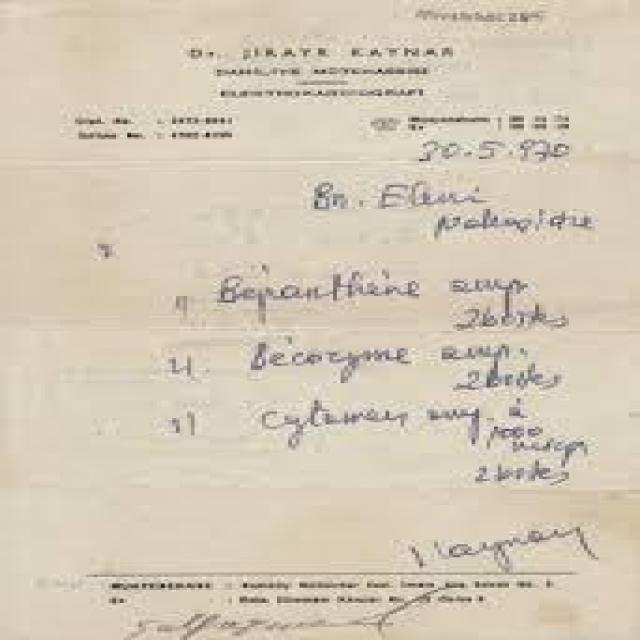
#> input picture prescription-ocr/raw-images/handwritten/img1.jpg, 640 x 640 px, found by its file name
$ python preprocess_ocr.py
#> lines starting #> are read from the running program, lines starting #| are printed output that depends on the picture; after the words box and inside, x2 and y2 are one past the last pixel; in counts of white or black regions, pixels touching at a corner belong together
import cv2
import easyocr

image_path = 'prescription-ocr/raw-images/handwritten/img1.jpg'

# Read image
img = cv2.imread(image_path)
#> img is the input picture: shape (640, 640, 3); mean B, G, R 183.8, 202.3, 213.8

# Resize image (important)
img = cv2.resize(img, None, fx=2, fy=2)
#> img: shape (1280, 1280, 3)

# Convert to grayscale
gray = cv2.cvtColor(img, cv2.COLOR_BGR2GRAY)
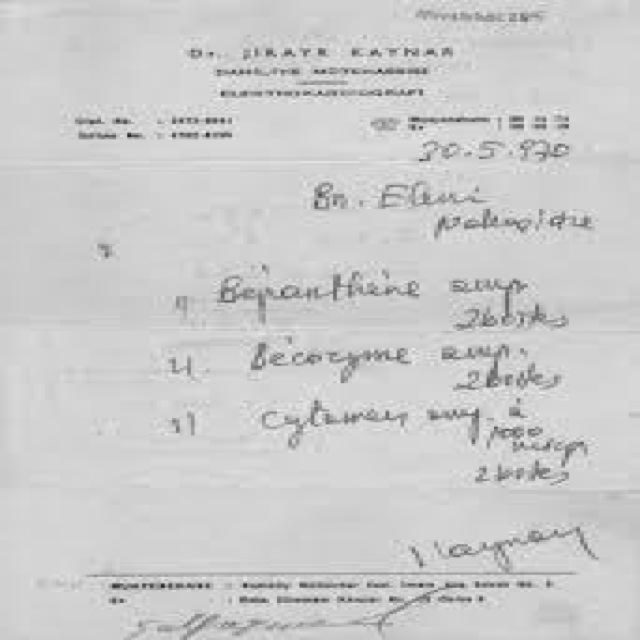
#> gray: shape (1280, 1280) (shown at 1/2 size); min 27, max 249, mean 203.6

# Bilateral filter (better than normal denoise)
blur = cv2.bilateralFilter(gray, 11, 17, 17)

# Adaptive threshold
thresh = cv2.adaptiveThreshold(
    blur,
    255,
    cv2.ADAPTIVE_THRESH_GAUSSIAN_C,
    cv2.THRESH_BINARY,
    11,
    2
)
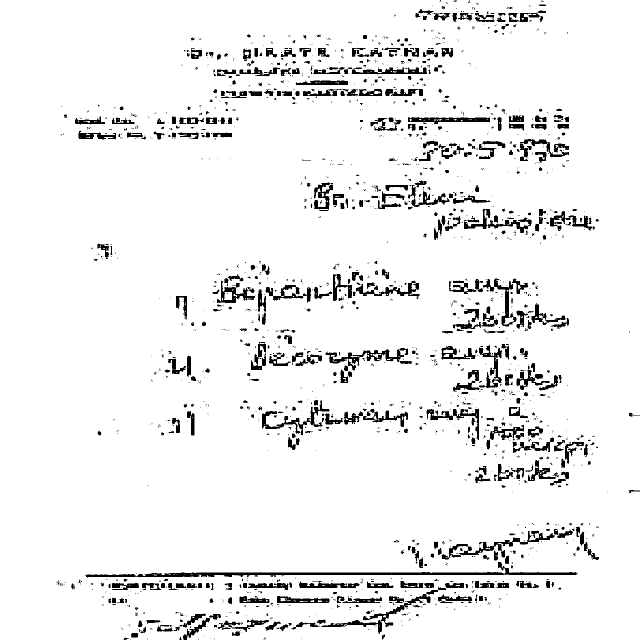
#> thresh: shape (1280, 1280) (shown at 1/2 size); 93.7% white; 1838 black regions (1299 under 20 px), largest, box (x1, y1, x2, y2) and area: (171, 1124, 1156, 1155) 5541, (883, 1062, 1109, 1119) 2100, (524, 801, 659, 871) 1725

# Sharpen image
kernel = cv2.getStructuringElement(
    cv2.MORPH_RECT,
    (1, 1)
)

processed = cv2.morphologyEx(
    thresh,
    cv2.MORPH_CLOSE,
    kernel
)

# Save processed image
cv2.imwrite(
    'prescription-ocr/processed-images/processed.jpg',
    processed
)

# OCR
#> (the run stopped early here; a loop or call above may not have finished)
